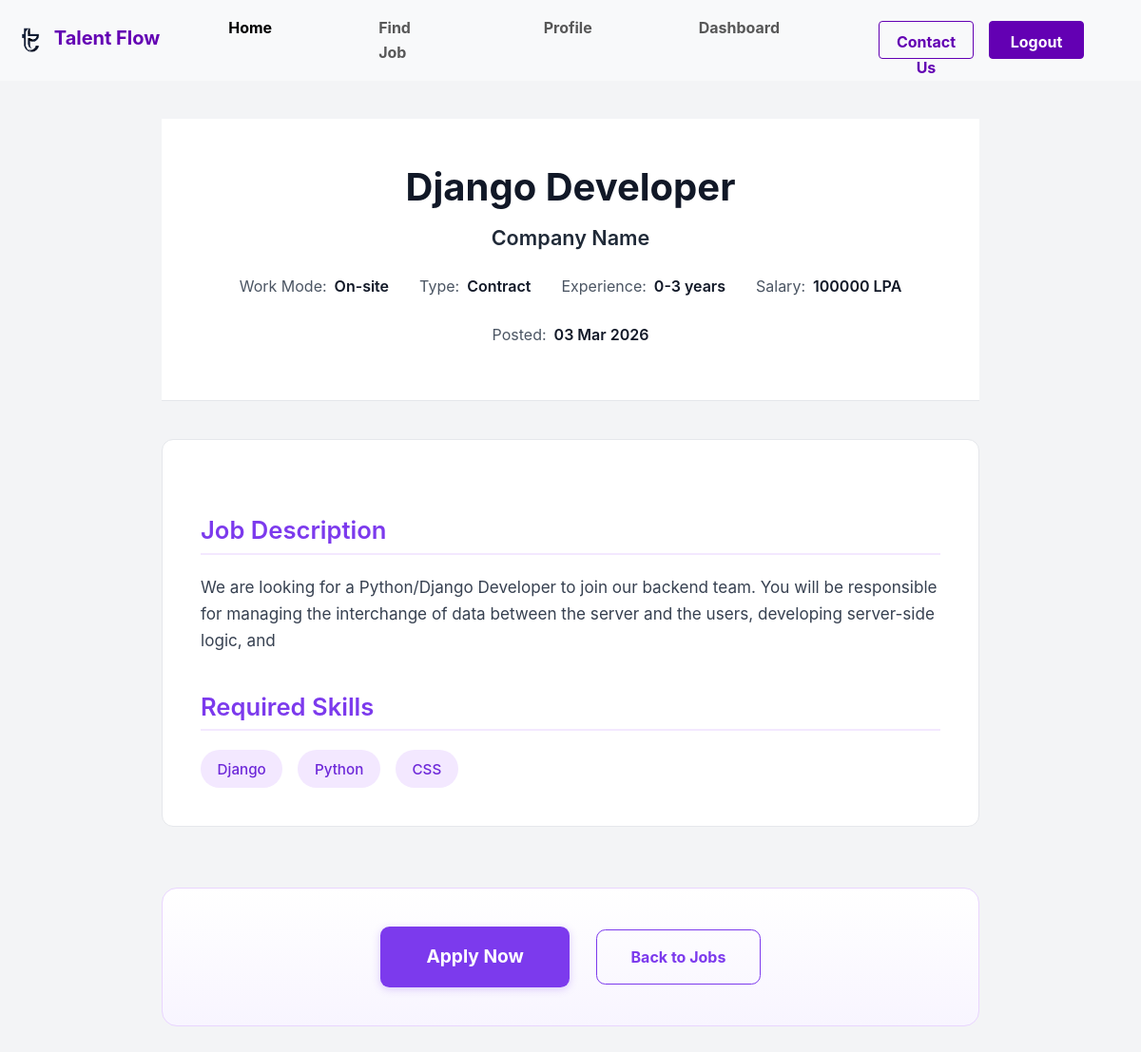
/view/2/ (signed in), run on the app's committed database.
### home/models.py (models this page shows, shortened)
class job(models.Model):
    name=models.TextField(max_length=20)
    company=models.ForeignKey(companyprofile,on_delete=models.CASCADE,default=1)
    description=models.TextField(max_length=200)
    salary=models.TextField(max_length=20)
    jobtype=models.ForeignKey(jobtypes,on_delete=models.CASCADE, null=True, blank=True)
    workmd=models.ForeignKey(workmode,on_delete=models.CASCADE,null=True,blank=True)
    experience=models.TextField(max_length=15,null=True,blank=True)
    required_skills=models.ManyToManyField(skills,blank=True)
    posted_at   = models.DateTimeField(auto_now_add=True)
    expires_at  = models.DateTimeField(null=True, blank=True)

class workmode(models.Model):
    name=models.TextField(max_length=15)
    def __str__(self):
        return self.name

class jobtypes(models.Model):
    name=models.TextField(max_length=15)
    def __str__(self):
        return self.name

class skills(models.Model):
    name=models.TextField(max_length=15)
    def __str__(self):
        return self.name

### home/views.py (the view)
# urls.py: path('view/<int:pid>/',viewfn),
@login_required(login_url='/login/')
def viewfn(request,pid):
    j=job.objects.get(id=pid)
    return render(request,'view.html',{'jobs':j})

### home/templates/view.html
{% extends 'base.html' %}
{% load static %}
{% block style %}
    <link rel="stylesheet" href="{% static 'css/view.css' %}">
{% endblock style %}
{% block content %}
<div class="container">
    <div class="job-header">
        <h1 class="job-title">{{ jobs.name }}</h1>
        <div class="company-name">
            {{ jobs.company.name|default:"Company Name" }}
        </div>
        <div class="job-meta">
            {% if jobs.workmd %}
            <div class="meta-item">Work Mode: <strong>{{ jobs.workmd }}</strong></div>
            {% endif %}
            {% if jobs.jobtype %}
            <div class="meta-item">Type: <strong>{{ jobs.jobtype }}</strong></div>
            {% endif %}
            {% if jobs.experience %}
            <div class="meta-item">Experience: <strong>{{ jobs.experience }}</strong></div>
            {% endif %}
            <div class="meta-item">Salary: <strong>{{ jobs.salary }}</strong></div>
            <div class="meta-item">Posted: <strong>{{ jobs.posted_at|date:"d M Y" }}</strong></div>
        </div>
    </div>
    <div class="main-content">
        <h2 class="section-heading">Job Description</h2>
        <div class="description">
            {{ jobs.description|linebreaks }}
        </div>
        {% if jobs.required_skills.exists %}
        <h2 class="section-heading">Required Skills</h2>
        <div class="skills-container">
            {% for skill in jobs.required_skills.all %}
            <span class="skill-tag">{{ skill }}</span>
            {% endfor %}
        </div>
        {% endif %}
    </div>
    <div class="apply-bar">
        {% if not request.user.companyprofile %}
            <a href="/applay/{{ jobs.id }}/" class="btn-apply btn fw-bold">Apply Now</a>
        {% endif %}
        <a href="/findjob/" class="btn-back btn fw-bold">Back to Jobs</a>
    </div>
</div>
{% endblock content %}

### home/static/css/view.css (style rules this page uses)
:root { --primary: #7c3aed; --primary-dark: #6d28d9; --gray-900: #111827; --gray-800: #1f2937; --gray-700: #374151; --gray-600: #4b5563; --gray-500: #6b7280; --gray-200: #e5e7eb; --gray-100: #f3f4f6; --white: #ffffff; }
body { background-color: var(--gray-100); color: var(--gray-800); font-family: 'Inter', system-ui, -apple-system, sans-serif; line-height: 1.65; }
.container { max-width: 900px; margin: 0 auto; padding: 2.5rem 1.25rem; }
.job-header { text-align: center; padding: 3rem 1rem 2.5rem; background: var(--white); border-bottom: 1px solid var(--gray-200); margin-bottom: 2.5rem; }
.job-title { font-size: 2.5rem; font-weight: 700; color: var(--gray-900); margin-bottom: 0.75rem; }
.company-name { font-size: 1.35rem; font-weight: 600; color: var(--gray-800); margin-bottom: 1.25rem; }
.job-meta { display: flex; flex-wrap: wrap; justify-content: center; gap: 1.5rem 2rem; font-size: 1rem; color: var(--gray-600); margin-bottom: 1rem; }
.meta-item { display: flex; align-items: center; gap: 0.5rem; }
.meta-item strong { color: var(--gray-900); font-weight: 600; }
.main-content { background: var(--white); padding: 2.5rem; border-radius: 0.75rem; border: 1px solid var(--gray-200); }
.section-heading { font-size: 1.6rem; font-weight: 600; color: var(--primary); margin: 2.5rem 0 1.25rem; padding-bottom: 0.5rem; border-bottom: 2px solid #f3e8ff; }
.description { font-size: 1.07rem; color: var(--gray-700); margin-bottom: 2rem; }
.skills-container { display: flex; flex-wrap: wrap; gap: 0.75rem 1rem; margin-top: 1rem; }
.skill-tag { background: #f3e8ff; color: var(--primary-dark); padding: 0.45rem 1.1rem; border-radius: 9999px; font-size: 0.95rem; font-weight: 500; }
.apply-bar { margin: 4rem 0 3rem; text-align: center; padding: 2.5rem 1rem; background: linear-gradient(to bottom, #ffffff, #f8f5ff); border-radius: 1rem; border: 1px solid #e9d5ff; }
.btn-apply { background: var(--primary); color: white; font-size: 1.2rem; font-weight: 600; padding: 1.1rem 3rem; border: none; border-radius: 0.6rem; cursor: pointer; transition: all 0.2s ease; box-shadow: 0 2px 8px rgba(124,58,237,0.25); }
.btn-back { margin-left: 1.5rem; background: transparent; border: 1px solid var(--primary); color: var(--primary); padding: 1rem 2.2rem; border-radius: 0.6rem; font-weight: 600; transition: all 0.2s; }

### data on the page
job: name "Django Developer", company.name "Company Name", workmd "On-site", jobtype "Contract", experience "0-3 years", salary "100000 LPA", posted_at "03 Mar 2026", description "We are looking for a Python/Django Developer to join our backend team. You will be responsible for managing the interchange of data between the server and the users, developing server-side logic, and"
skills: name "Django"
skills: name "Python"
skills: name "CSS"
